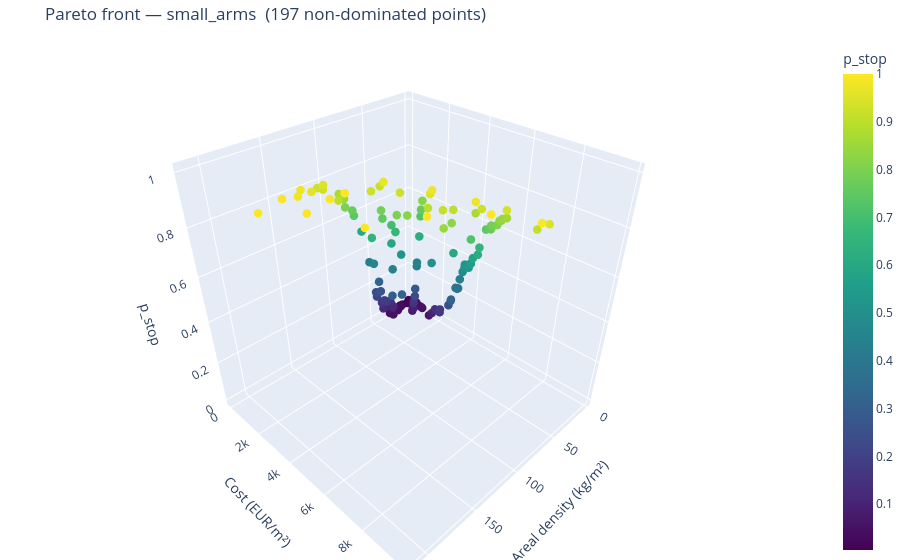
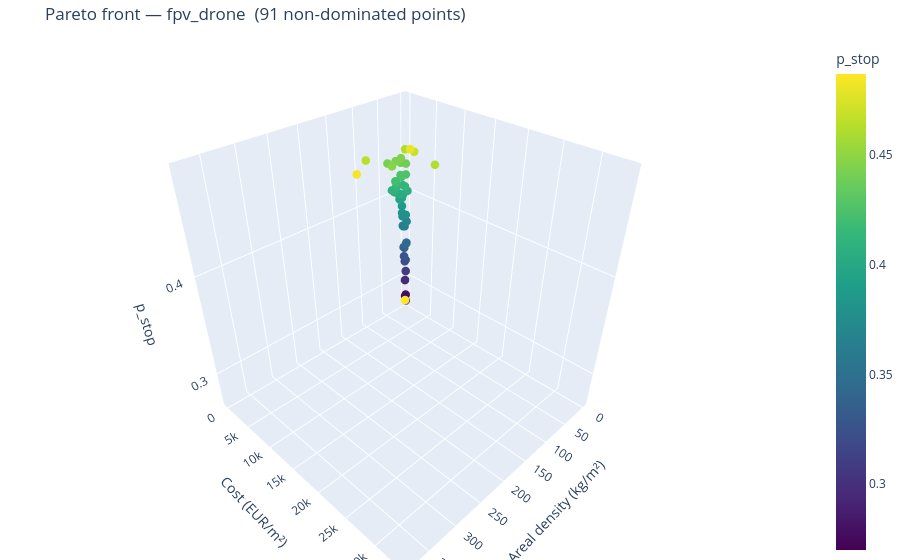
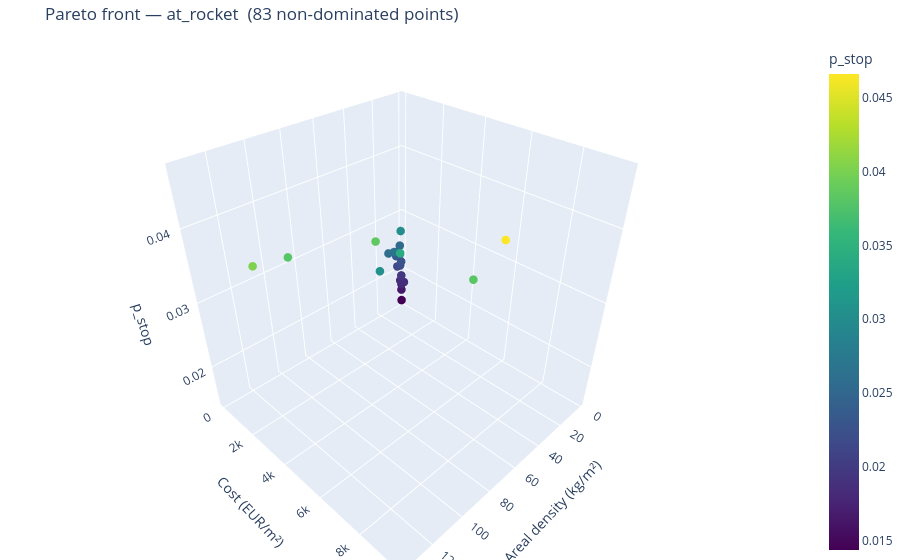
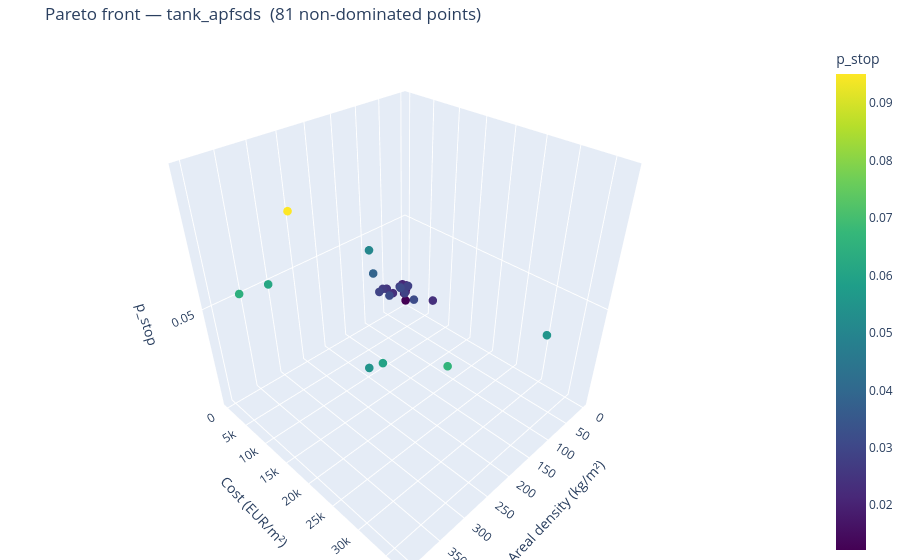

Notebook source saved alongside these figures, in order:
### Markdown cell above
---
## Baseline 3D Pareto plots

(Transferred from NB1.) One Scatter3d per threat class, coloured by
`p_stop`. This is the plain rendering of the non-dominated front saved
by Notebook 1; the **interactive** version with hover-tooltips of the
concrete layer stack follows in the next section.

### Code cell
# ── Basic 3D Pareto plots (one per threat) ──────────────────────────
if pareto_export is None:
    print('pareto_export not loaded — skipping basic Pareto plots')
else:
    for threat, trials in pareto_export.items():
        rows = [{'p_stop': t['values'][0],
                 'areal_density': t['values'][1],
                 'cost_per_m2': t['values'][2]} for t in trials]
        pf = pd.DataFrame(rows)
        if pf.empty:
            continue

        fig = go.Figure(data=[
            go.Scatter3d(
                x=pf['areal_density'], y=pf['cost_per_m2'], z=pf['p_stop'],
                mode='markers',
                marker=dict(size=5, color=pf['p_stop'], colorscale='Viridis',
                            showscale=True, colorbar=dict(title='p_stop')),
                text=[f"p={r['p_stop']:.2f}  AD={r['areal_density']:.1f}  "
                      f"€={r['cost_per_m2']:.0f}"
                      for _, r in pf.iterrows()],
                hoverinfo='text',
            )
        ])
        fig.update_layout(
            title=f'Pareto front — {threat}  ({len(pf)} non-dominated points)',
            scene=dict(
                xaxis_title='Areal density (kg/m²)',
                yaxis_title='Cost (EUR/m²)',
                zaxis_title='p_stop',
            ),
            margin=dict(l=0, r=0, b=0, t=40),
        )
        fig.show()
